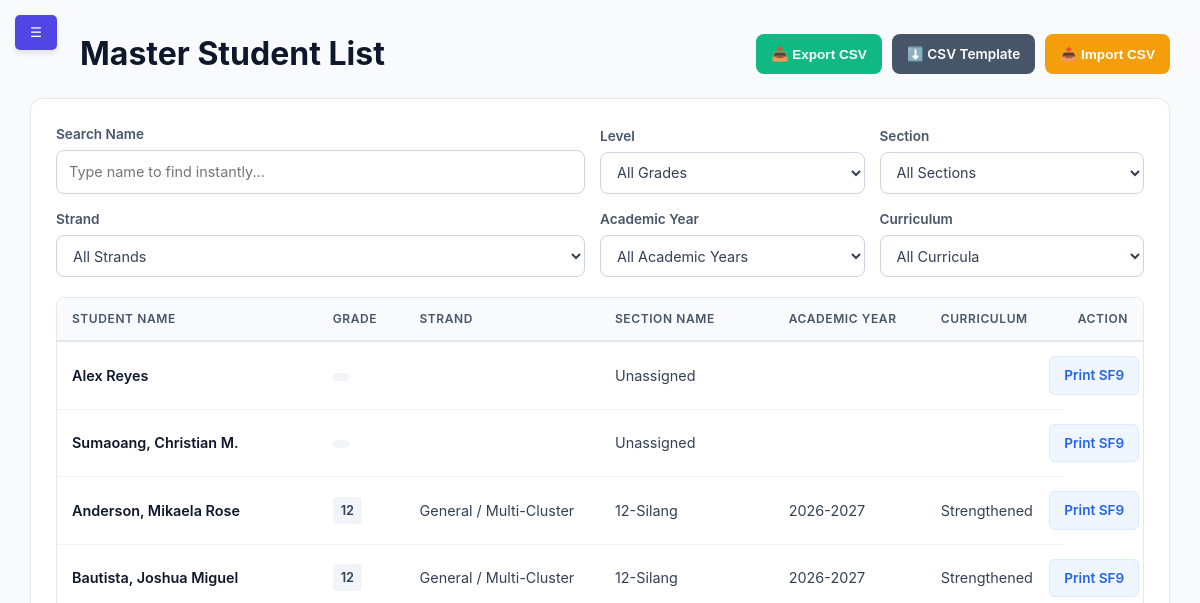
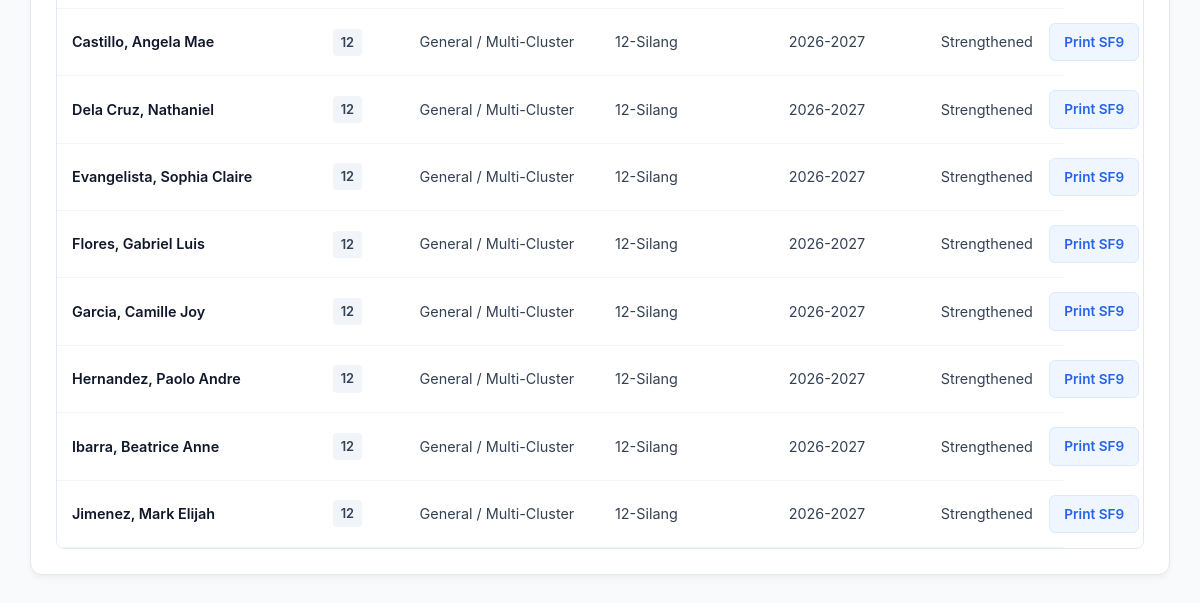
Page /modules/admin/admin_master_list.php (signed in) on the earlier database version (2 pictures, top to bottom).
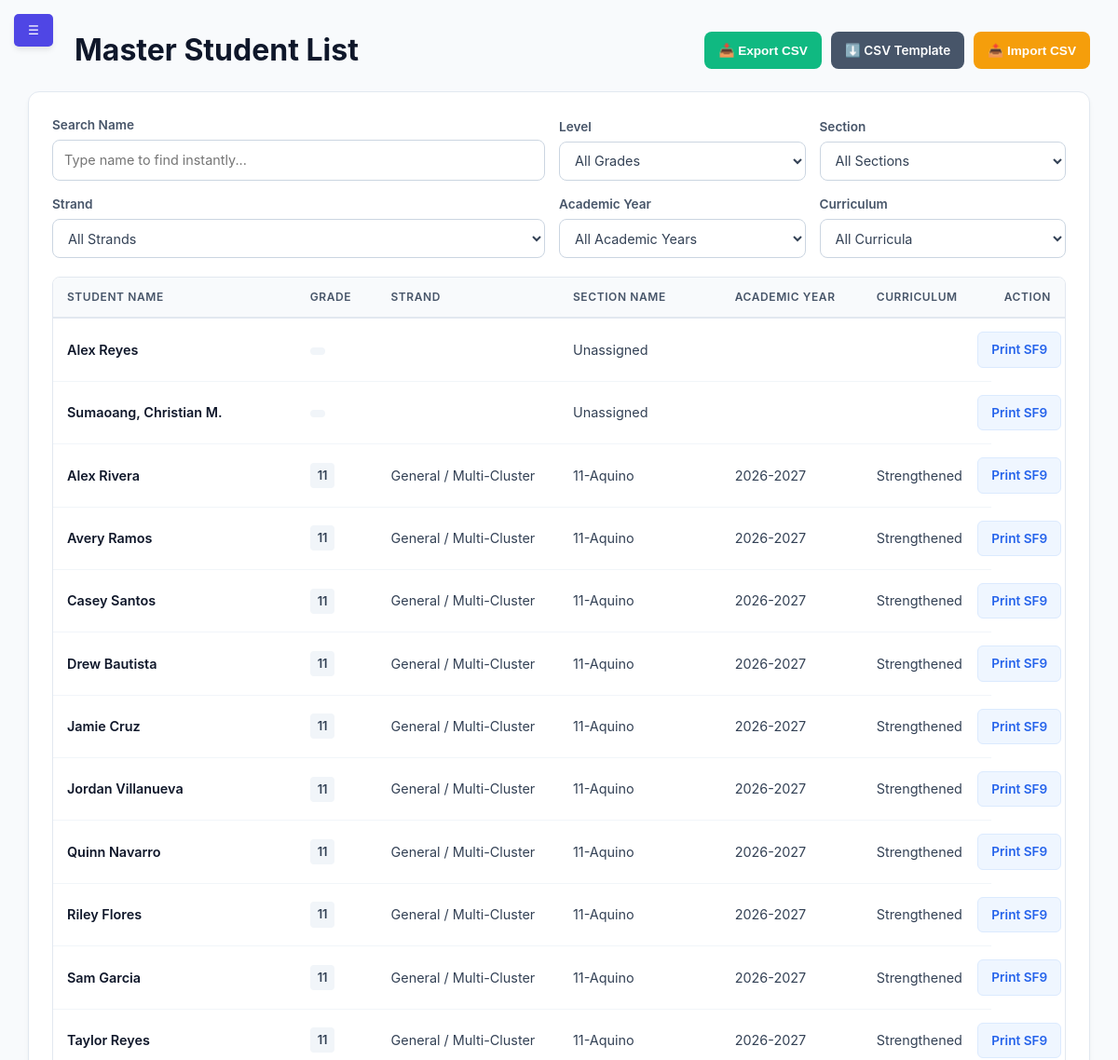
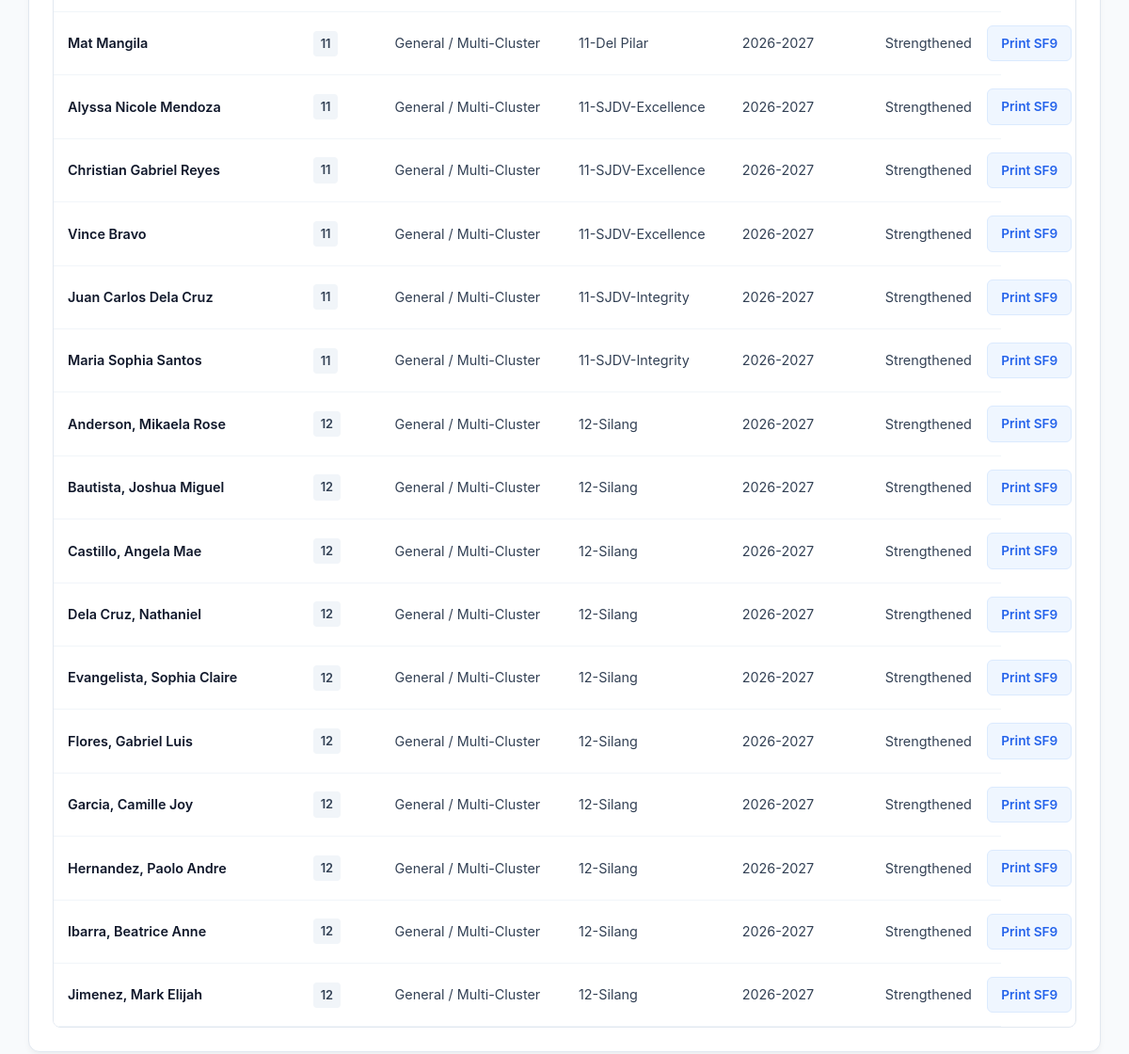
Same page on the later database version (2 pictures, top to bottom).
### tables this page shows
CREATE TABLE `users` (
  `id` int(11) NOT NULL,
  `lrn` varchar(12) DEFAULT NULL,
  `username` varchar(50) NOT NULL,
  `password` varchar(255) NOT NULL,
  `full_name` varchar(100) NOT NULL,
  `profile_image` varchar(255) DEFAULT NULL,
  `email` varchar(100) DEFAULT NULL,
  `role` enum('super_admin','admin','adviser','student','faculty','alumni','archived') NOT NULL,
  `current_session_id` varchar(255) DEFAULT NULL,
  `section_id` int(11) DEFAULT NULL,
  `reset_requested` tinyint(1) DEFAULT 0,
  `require_reset` tinyint(1) DEFAULT 0,
  `security_pin_hash` varchar(255) DEFAULT NULL,
  `security_pattern_hash` varchar(255) DEFAULT NULL,
  `security_preference` enum('biometric','pin','pattern','none') DEFAULT 'none'
);

CREATE TABLE `sections` (
  `id` int(11) NOT NULL,
  `section_name` varchar(50) NOT NULL,
  `strand_id` int(11) DEFAULT NULL,
  `grade_level` int(11) NOT NULL,
  `adviser_id` int(11) DEFAULT NULL,
  `academic_year` varchar(20) NOT NULL DEFAULT '2026-2027',
  `curriculum_version` enum('Legacy','Strengthened') NOT NULL DEFAULT 'Strengthened'
);

### modules/admin/admin_master_list.php (the view, shortened to what this page needs)
<?php
$conn = getDBConnection();
$query_str = "SELECT
                  u.id,
                  u.full_name,
                  s.id AS section_id,
                  s.section_name,
                  s.grade_level,
                  s.academic_year,
                  s.curriculum_version,
                  s.strand_id,
                  CASE
                      WHEN s.id IS NULL THEN ''
                      ELSE COALESCE(st.strand_name, 'General / Multi-Cluster')
                  END AS strand_name
              FROM users u
              LEFT JOIN sections s ON u.section_id = s.id
              LEFT JOIN strands st ON s.strand_id = st.id
              WHERE u.role = 'student'
              ORDER BY s.grade_level ASC, s.section_name ASC, u.full_name ASC";
$students = $conn->query($query_str)->fetchAll();
?>
<!DOCTYPE html>
<html lang="en">
<head>
    <link rel="stylesheet" href="../../assets/css/dashboard.css">
</head>
<body>
    <button class="mobile-toggle" id="mobileBurger" onclick="toggleSidebar()">☰</button>
    <div class="dashboard-wrapper">
        <main class="content">
            <header class="content-header master-list-header">
                <h1>Master Student List</h1>
                <div class="btn-group">
                    <button type="button" id="exportStudentsButton" class="btn-tool btn-export">📥 Export CSV</button>
                    <a class="btn-tool btn-template" href="../../assets/templates/sample_master_list.csv" download>⬇️ CSV Template</a>
                    <button type="button" class="btn-tool btn-import" onclick="document.getElementById('studentsFile').click()">📤 Import CSV</button>
                </div>
            </header>
            <div class="table-container master-list-card">
                <div class="controls">
                    <div>
                        <label for="searchRealTime">Search Name</label>
                        <input type="text" id="searchRealTime" placeholder="Type name to find instantly..." oninput="filterMasterList()">
                    </div>
                    <div>
                        <label for="gradeFilterRealTime">Level</label>
                        <select id="gradeFilterRealTime" onchange="filterMasterList()">
                            <option value="">All Grades</option>
                        </select>
                    </div>
                    <div>
                        <label for="sectionFilterRealTime">Section</label>
                        <select id="sectionFilterRealTime" onchange="filterMasterList()">
                            <option value="">All Sections</option>
                        </select>
                    </div>
                    <div>
                        <label for="strandFilterRealTime">Strand</label>
                        <select id="strandFilterRealTime" onchange="filterMasterList()">
                            <option value="">All Strands</option>
                        </select>
                    </div>
                    <div>
                        <label for="academicYearFilterRealTime">Academic Year</label>
                        <select id="academicYearFilterRealTime" onchange="filterMasterList()">
                            <option value="">All Academic Years</option>
                        </select>
                    </div>
                    <div>
                        <label for="curriculumFilterRealTime">Curriculum</label>
                        <select id="curriculumFilterRealTime" onchange="filterMasterList()">
                            <option value="">All Curricula</option>
                        </select>
                    </div>
                </div>
                <div class="student-table-container">
                    <table id="masterStudentTable">
                        <thead>
                            <tr>
                                <th>Student Name</th>
                                <th>Grade</th>
                                <th>Strand</th>
                                <th>Section Name</th>
                                <th>Academic Year</th>
                                <th>Curriculum</th>
                                <th>Action</th>
                            </tr>
                        </thead>
                        <tbody>
                        <?php if ($students): ?>
                            <?php foreach ($students as $row): ?>
                                <tr class="student-row"
                                    data-student-id="<?php echo htmlspecialchars($row['id']); ?>"
                                    data-name="<?php echo htmlspecialchars(strtolower($row['full_name'])); ?>"
                                    data-grade="<?php echo htmlspecialchars($row['grade_level']); ?>"
                                    data-section="<?php echo htmlspecialchars($row['section_id']); ?>"
                                    data-strand="<?php echo htmlspecialchars($row['section_id'] ? ($row['strand_id'] ?? 'general') : ''); ?>"
                                    data-academic-year="<?php echo htmlspecialchars($row['academic_year'] ?? ''); ?>"
                                    data-curriculum="<?php echo htmlspecialchars($row['curriculum_version'] ?? ''); ?>">
                                    <td><span class="student-name"><?php echo htmlspecialchars($row['full_name']); ?></span></td>
                                    <td><span class="grade-badge"><?php echo htmlspecialchars($row['grade_level'] ?? ''); ?></span></td>
                                    <td><?php echo htmlspecialchars($row['strand_name'] ?? ''); ?></td>
                                    <td><?php echo htmlspecialchars($row['section_name'] ?: 'Unassigned'); ?></td>
                                    <td><?php echo htmlspecialchars($row['academic_year'] ?? ''); ?></td>
                                    <td><?php echo htmlspecialchars($row['curriculum_version'] ?? ''); ?></td>
                                    <td>
                                        <a href="print_report_card.php?student_id=<?php echo (int) $row['id']; ?>&amp;academic_year=<?php echo rawurlencode($row['academic_year'] ?? ''); ?>&amp;print=1" class="btn-print" target="_blank">Print SF9</a>
                                    </td>
                                </tr>
                                <?php endforeach; ?>
                            <?php else: ?>
                                <tr id="initialEmptyRow"><td colspan="7" class="empty-state">No student records found in database.</td></tr>
                        <?php endif; ?>
                        </tbody>
                    </table>
                </div>
            </div>
        </main>
    </div>
</body>
</html>

### assets/css/dashboard.css (style rules this page uses)
:root { --primary-color: #4f46e5; --secondary-color: #6366f1; --success-color: #22c55e; --danger-color: #ef4444; --warning-color: #f59e0b; --bg-gray: #f8fafc; --sidebar-dark: #1e293b; --text-main: #334155; --white: #ffffff; --shadow: 0 4px 6px -1px rgb(0 0 0 / 0.1); }
* { margin: 0; padding: 0; box-sizing: border-box; }
body { font-family: 'Inter', system-ui, -apple-system, sans-serif; background-color: var(--bg-gray); color: var(--text-main); line-height: 1.5; }
.dashboard-wrapper { display: flex; min-height: 100vh; }
.content { flex: 1; margin-left: 0; padding: 2rem; width: 100%; transition: all 0.3s ease; }
.table-container { background: var(--white); border-radius: 1rem; padding: 1.5rem; box-shadow: var(--shadow); }
table { width: 100%; border-collapse: collapse; }
th { text-align: left; padding: 1rem; background: #f1f5f9; font-size: 0.875rem; }
td { padding: 1rem; border-bottom: 1px solid #e2e8f0; }
thead th { user-select: none; }
input, select, textarea { width: 100%; padding: 0.6rem 0.75rem; border: 1px solid #e2e8f0; border-radius: 0.5rem; font-size: 0.9rem; color: #1e293b; transition: border-color 0.2s; }
.mobile-toggle { display: block !important; position: fixed; top: 15px; left: 15px; z-index: 1100; background: var(--primary-color); color: white; border: none; padding: 10px 15px; border-radius: 5px; cursor: pointer; box-shadow: var(--shadow); }
.content-header { margin-left: 50px; }
td:last-child { display: flex; gap: 10px; justify-content: flex-start; align-items: center; white-space: nowrap; }
.table-container { overflow-x: auto; }
table { min-width: 600px; }

Differences in the rows shown:
added users: full_name "Alex Rivera", section.grade_level "11", strand_name "General / Multi-Cluster", section.section_name "11-Aquino", section.academic_year "2026-2027", section.curriculum_version "Strengthened"
added users: full_name "Avery Ramos", section.grade_level "11", strand_name "General / Multi-Cluster", section.section_name "11-Aquino", section.academic_year "2026-2027", section.curriculum_version "Strengthened"
added users: full_name "Casey Santos", section.grade_level "11", strand_name "General / Multi-Cluster", section.section_name "11-Aquino", section.academic_year "2026-2027", section.curriculum_version "Strengthened"
added users: full_name "Drew Bautista", section.grade_level "11", strand_name "General / Multi-Cluster", section.section_name "11-Aquino", section.academic_year "2026-2027", section.curriculum_version "Strengthened"
added users: full_name "Jamie Cruz", section.grade_level "11", strand_name "General / Multi-Cluster", section.section_name "11-Aquino", section.academic_year "2026-2027", section.curriculum_version "Strengthened"
added users: full_name "Jordan Villanueva", section.grade_level "11", strand_name "General / Multi-Cluster", section.section_name "11-Aquino", section.academic_year "2026-2027", section.curriculum_version "Strengthened"
added users: full_name "Quinn Navarro", section.grade_level "11", strand_name "General / Multi-Cluster", section.section_name "11-Aquino", section.academic_year "2026-2027", section.curriculum_version "Strengthened"
added users: full_name "Riley Flores", section.grade_level "11", strand_name "General / Multi-Cluster", section.section_name "11-Aquino", section.academic_year "2026-2027", section.curriculum_version "Strengthened"
added users: full_name "Sam Garcia", section.grade_level "11", strand_name "General / Multi-Cluster", section.section_name "11-Aquino", section.academic_year "2026-2027", section.curriculum_version "Strengthened"
added users: full_name "Taylor Reyes", section.grade_level "11", strand_name "General / Multi-Cluster", section.section_name "11-Aquino", section.academic_year "2026-2027", section.curriculum_version "Strengthened"
added users: full_name "Mat Mangila", section.grade_level "11", strand_name "General / Multi-Cluster", section.section_name "11-Del Pilar", section.academic_year "2026-2027", section.curriculum_version "Strengthened"
added users: full_name "Alyssa Nicole Mendoza", section.grade_level "11", strand_name "General / Multi-Cluster", section.section_name "11-SJDV-Excellence", section.academic_year "2026-2027", section.curriculum_version "Strengthened"
added users: full_name "Christian Gabriel Reyes", section.grade_level "11", strand_name "General / Multi-Cluster", section.section_name "11-SJDV-Excellence", section.academic_year "2026-2027", section.curriculum_version "Strengthened"
added users: full_name "Vince Bravo", section.grade_level "11", strand_name "General / Multi-Cluster", section.section_name "11-SJDV-Excellence", section.academic_year "2026-2027", section.curriculum_version "Strengthened"
added users: full_name "Juan Carlos Dela Cruz", section.grade_level "11", strand_name "General / Multi-Cluster", section.section_name "11-SJDV-Integrity", section.academic_year "2026-2027", section.curriculum_version "Strengthened"
added users: full_name "Maria Sophia Santos", section.grade_level "11", strand_name "General / Multi-Cluster", section.section_name "11-SJDV-Integrity", section.academic_year "2026-2027", section.curriculum_version "Strengthened"
